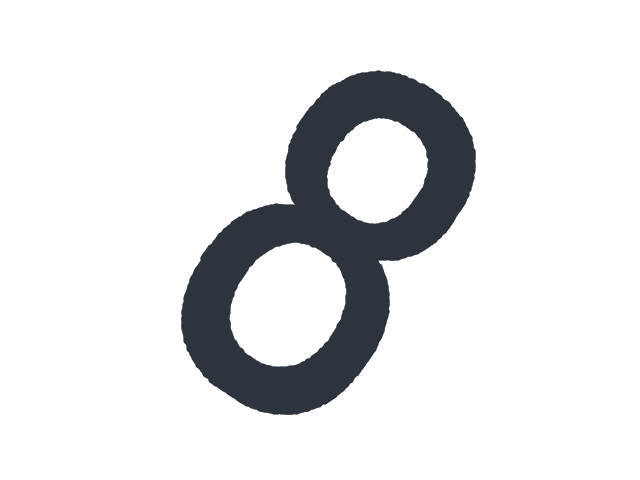

Write Python code to recreate this figure.
import numpy as np
import matplotlib.pyplot as plt

im = plt.imread('2.png')
h, w, _ = im.shape
print(h,w)
x = np.array([i for i in range(w) for _ in range(h)])
y = np.array([h-1-i for _ in range(w) for i in range(h)])
c = [tuple(im[j][i]) for i in range(w) for j in range(h)]
k = [i for i in range(len(c)) 
     if c[i][0]*c[i][1]*c[i][2] < 1.0]
x, y = x[k], y[k]

import numpy.random as rd

c = tuple(rd.rand(3))

t = -1 + 2*rd.rand()
r = np.array([
  [np.cos(t), -np.sin(t)],
  [np.sin(t), np.cos(t)]
])
l1, l2 = .8 + .4*rd.rand(), .8 + .4*rd.rand()
p = np.array([l1*x, l2*y])
p = r@p
x, y = p[0], p[1]

plt.scatter(x, y, marker='.', s=100, color=c)
plt.axis('equal')
plt.axis('off')
plt.savefig('3.png')
